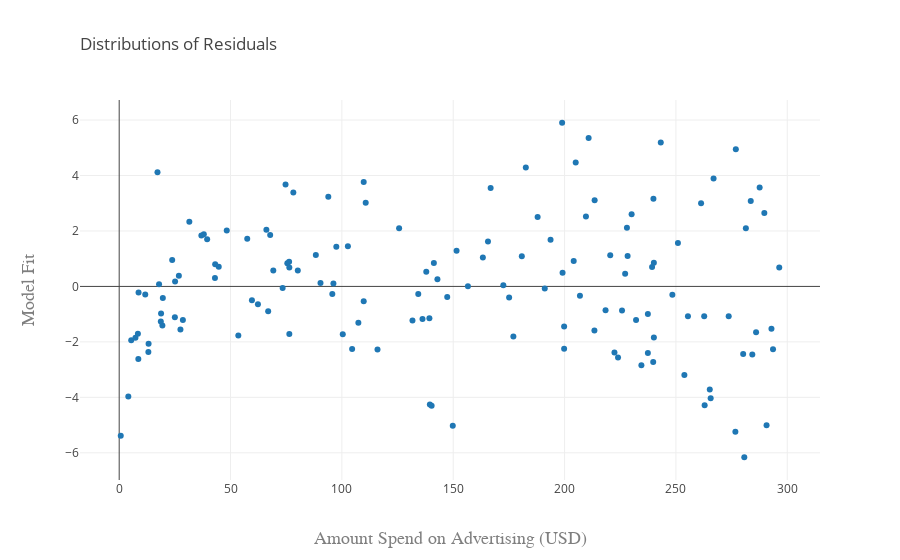

Write notebook code for a chart like this one.
### Code cell
trace0 = go.Scatter(
    x = x_train,
    y = res,
    mode = 'markers'
)
data = [trace0]
layout = go.Layout(
    title=go.layout.Title(
        text='Distributions of Residuals',
        xref='paper',
        x=0
    ),
    xaxis=go.layout.XAxis(
        title=go.layout.xaxis.Title(
            text='Amount Spend on Advertising (USD)',
            font=dict(
                family='Courier New, monospace',
                size=18,
                color='#7f7f7f'
            )
        )
    ),
    yaxis=go.layout.YAxis(
        title=go.layout.yaxis.Title(
            text='Model Fit',
            font=dict(
                family='Courier New, monospace',
                size=18,
                color='#7f7f7f'
            )
        )
    )
)
fig = go.Figure(data=data, layout=layout)
# Plot and embed in ipython notebook!
iplot(fig, filename='basic-scatter')

### Figure 1 — Plotly figure (JSON) as saved in the notebook; plotly's stock layout.template omitted (floating-point values rounded to 4 significant figures; data arrays with more than 128 entries replaced by an {"elided": "..."} marker saying what was removed)
{"data": [{"mode": "markers", "type": "scatter", "uid": "6f854d4e-cbd0-43a2-a3a8-c61189177316", "x": {"elided": "140 float values"}, "y": {"elided": "140 float values"}}], "layout": {"autosize": true, "title": {"text": "Distributions of Residuals", "x": 0, "xref": "paper"}, "xaxis": {"autorange": true, "range": [-17.42, 314.5], "title": {"font": {"color": "#7f7f7f", "family": "Courier New, monospace", "size": 18}, "text": "Amount Spend on Advertising (USD)"}, "type": "linear"}, "yaxis": {"autorange": true, "range": [-7.043, 6.786], "title": {"font": {"color": "#7f7f7f", "family": "Courier New, monospace", "size": 18}, "text": "Model Fit"}, "type": "linear"}}}
